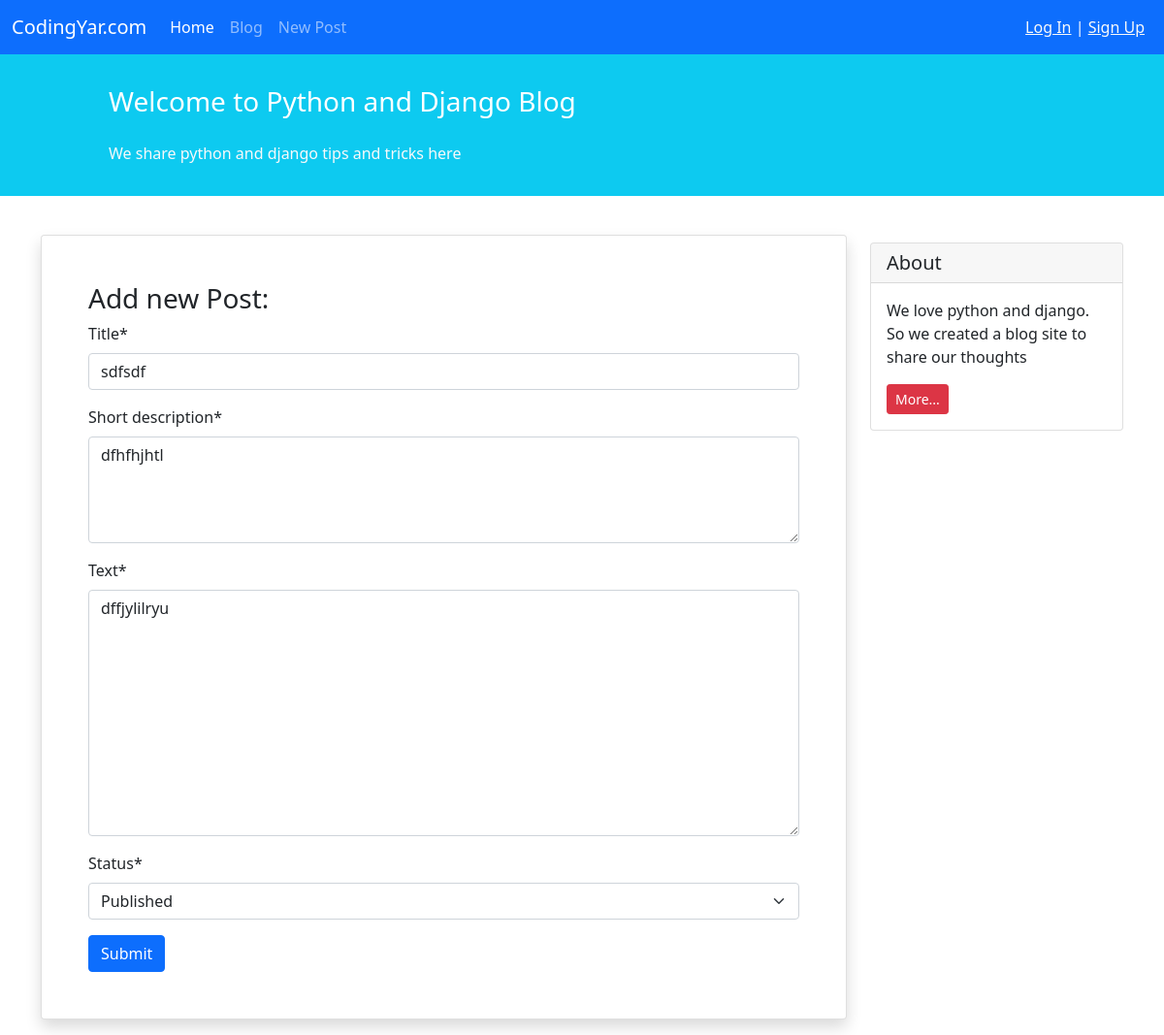
/blog/3/update/, run on the app's committed database.
### blog/models.py (models this page shows, shortened)
class BlogPost(models.Model):
    STATUS_CHOICES = (
        ('p', 'Published'),
        ('d', 'Draft'),
    )
    title = models.CharField(max_length=100)
    short_description = models.TextField(_('short description'))
    text = RichTextField()
    author = models.ForeignKey(get_user_model(), on_delete=models.CASCADE)
    datetime_created = models.DateTimeField(auto_now_add=True)
    datetime_modified = models.DateTimeField(auto_now=True)
    status = models.CharField(choices=STATUS_CHOICES, max_length=1)

### blog/views.py (the view)
# urls.py: path('<int:pk>/update/', views.PostUpdateView.as_view(), name='blog_update'),
class PostUpdateView(generic.UpdateView):
    model = BlogPost
    form_class = PostForm
    template_name = 'blog/post_create.html'

### blog/forms.py
class PostForm(forms.ModelForm):
    class Meta:
        model = BlogPost
        fields = ['title', 'short_description', 'text', 'status']
        widgets = {
            'short_description': forms.Textarea(attrs={'rows':4,'cols':15}),
        }

### blog/templates/blog/post_create.html (shortened to what this page needs)
{% extends '_base.html' %}
{% load i18n %}
{% load crispy_forms_tags %}
{% block content %}
    <div class="container mt-4">
        <div class="row">
            <div class="col-9">
                <div class="card shadow my-3 p-5">
                    <h3>{% trans 'Add new Post' %}:</h3>
                    <form method="POST">
                        {{ form|crispy }}
                        <button type="submit" class="btn btn-primary">{% trans 'Submit' %}</button>
                    </form>
                </div>
            </div>
            <div class="col-3">
                <div class="card my-4">
                    <h5 class="card-header">About</h5>
                    <div class="card-body">
                        <p class="card-text">We love python and django. So we created a blog site to share our
                            thoughts</p>
                        <a href="#"
                           class="btn btn-sm btn-danger">
                            More...
                        </a>
                    </div>
                </div>
            </div>
        </div>
    </div>
{% endblock content %}

### data on the page
BlogPost: title "sdfsdf", short_description "dfhfhjhtl", text "dffjylilryu", status "Published"
